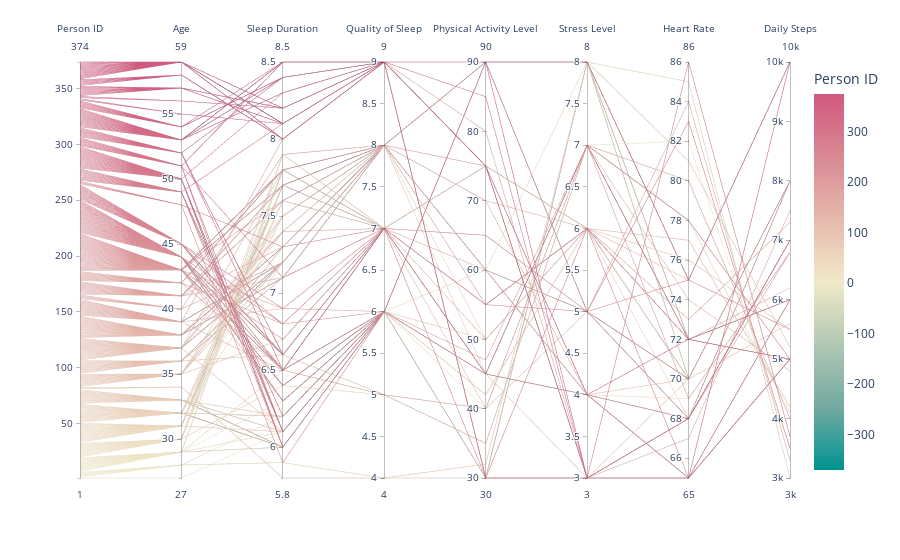

Notebook code cell kept with this figure:
### Code cell
fig = px.parallel_coordinates(df_num, color="Person ID",labels=a,
                             color_continuous_scale=px.colors.diverging.Tealrose,
                             color_continuous_midpoint=2)
fig.show()

#Electric

### Figure 1 — Plotly figure (JSON) as saved in the notebook; plotly's stock layout.template omitted (floating-point values rounded to 4 significant figures; data arrays with more than 128 entries replaced by an {"elided": "..."} marker saying what was removed)
{"data": [{"dimensions": [{"label": "Person ID", "values": {"elided": "374 int values"}}, {"label": "Age", "values": {"elided": "374 int values"}}, {"label": "Sleep Duration", "values": {"elided": "374 float values"}}, {"label": "Quality of Sleep", "values": {"elided": "374 int values"}}, {"label": "Physical Activity Level", "values": {"elided": "374 int values"}}, {"label": "Stress Level", "values": {"elided": "374 int values"}}, {"label": "Heart Rate", "values": {"elided": "374 int values"}}, {"label": "Daily Steps", "values": {"elided": "374 int values"}}], "domain": {"x": [0, 1], "y": [0, 1]}, "line": {"color": {"elided": "374 int values"}, "coloraxis": "coloraxis"}, "name": "", "type": "parcoords"}], "layout": {"autosize": true, "coloraxis": {"cmid": 2, "colorbar": {"title": {"text": "Person ID"}}, "colorscale": [[0, "rgb(0, 147, 146)"], [0.1667, "rgb(114, 170, 161)"], [0.3333, "rgb(177, 199, 179)"], [0.5, "rgb(241, 234, 200)"], [0.6667, "rgb(229, 185, 173)"], [0.8333, "rgb(217, 137, 148)"], [1, "rgb(208, 88, 126)"]]}, "legend": {"tracegroupgap": 0}, "margin": {"t": 60}}}
